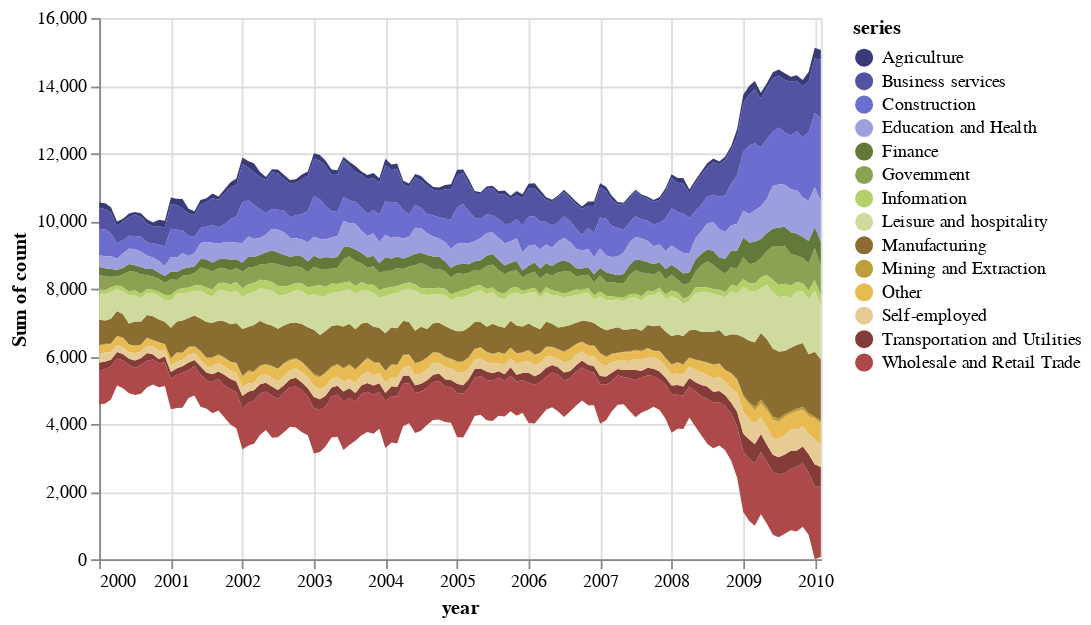

The notebook cell saved with this chart:
### Markdown cell above
## Steamgraph with Hover Selection

### Code cell
hover = alt.selection_single(on='mouseover')

alt.Chart(unemp).mark_area().encode(
    alt.X('date:T', timeUnit='yearmonth',
      axis=alt.Axis(format='%Y', labelAngle=0, title='year')),
    alt.Y('sum(count)',
        stack='center'
    ),
    color=alt.Color('series:N', scale=alt.Scale(scheme="category20b")),
    opacity=alt.condition(hover, alt.value(1.0), alt.value(0.5))
).properties(
    selection=hover
)

### Figure 1 — Vega-Lite specification as saved in the notebook (floating-point values rounded to 4 significant figures; data arrays with more than 128 entries replaced by an {"elided": "..."} marker saying what was removed)
{"$schema": "https://vega.github.io/schema/vega-lite/v2.json", "config": {"view": {"height": 300, "width": 400}}, "data": {"values": {"elided": "1708 records"}}, "encoding": {"color": {"field": "series", "scale": {"scheme": "category20b"}, "type": "nominal"}, "opacity": {"condition": {"selection": "selector001", "value": 1}, "value": 0.5}, "x": {"axis": {"format": "%Y", "labelAngle": 0, "title": "year"}, "field": "date", "timeUnit": "yearmonth", "type": "temporal"}, "y": {"aggregate": "sum", "field": "count", "stack": "center", "type": "quantitative"}}, "mark": "area", "selection": {"selector001": {"empty": "all", "fields": ["_vgsid_"], "on": "mouseover", "resolve": "global", "type": "single"}}}
